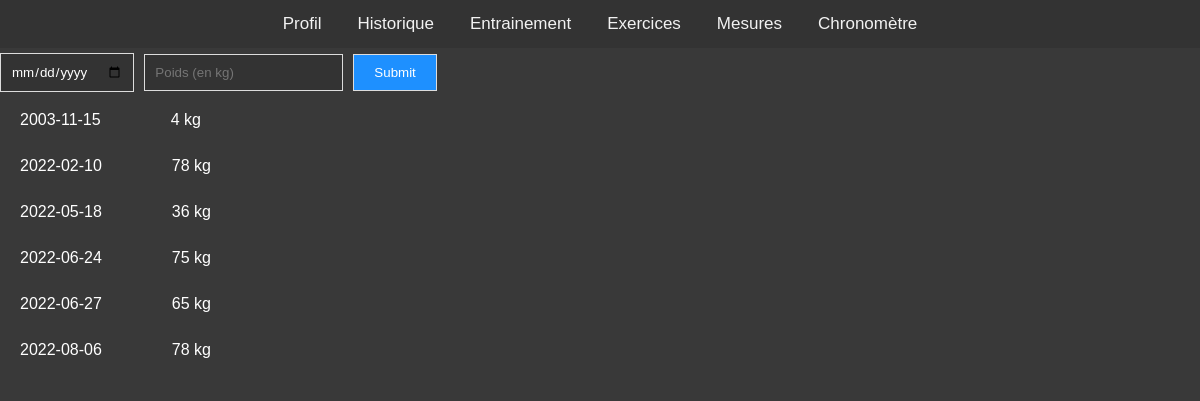
The page /public/mesures/poids.php on the database as committed earlier.
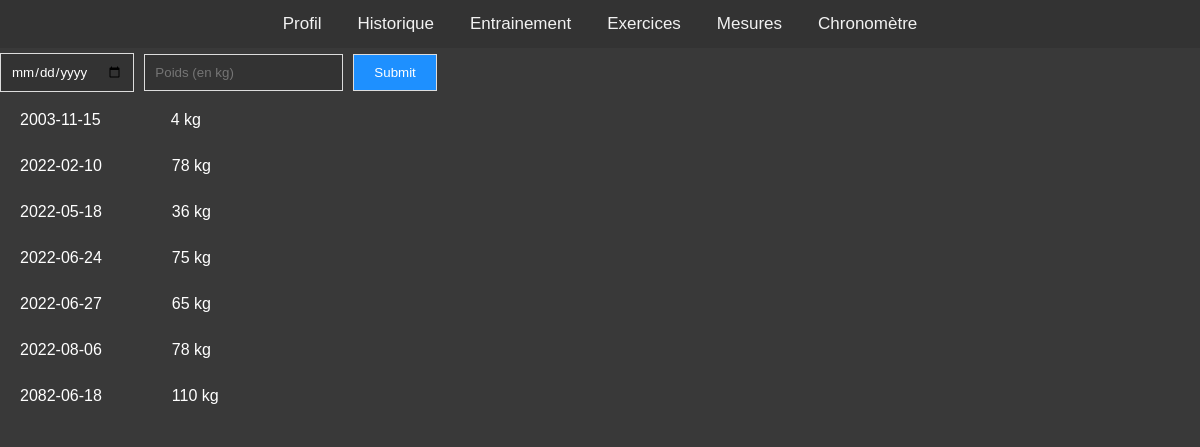
The same page on the database as committed later.
### tables this page shows
CREATE TABLE IF NOT EXISTS `my_poids` (
  `id` int(11) NOT NULL AUTO_INCREMENT,
  `date` date NOT NULL,
  `poids` int(11) NOT NULL,
  PRIMARY KEY (`id`)
);

### public/mesures/poids.php (the view, shortened to what this page needs)
<?php
require("connexion_bdd.php");
$listPoids = $bdd->query("SELECT * FROM `my_poids` ORDER BY `date`,`poids`;");
?>
<!DOCTYPE html>
<html lang="en">
<head>
    <link rel="stylesheet" href="mesures.css">
</head>
<body>
    <?php require("navbar.php") ?>
    <form action="poids.php" method="post" class="form-inline">
        <input type="date" id="date" placeholder="Date" name="date">
        <input type="int" id="int" placeholder="Poids (en kg)" name="poids">
        <button type="submit">Submit</button>
    </form>
    <table>
        <table>
            <?php
            while ($my_poids = $listPoids->fetch()) { ?>
                <a type="text">
                    <?= $my_poids['date'] ?><span style="padding-left:70px;"></span><?= $my_poids['poids'] ?> kg
                </a>
            <?php } ?>
        </table>
    </table>
</body>
</html>

Rows that differ between the two databases and show on the page:
added my_poids: date "2082-06-18", poids "110"
